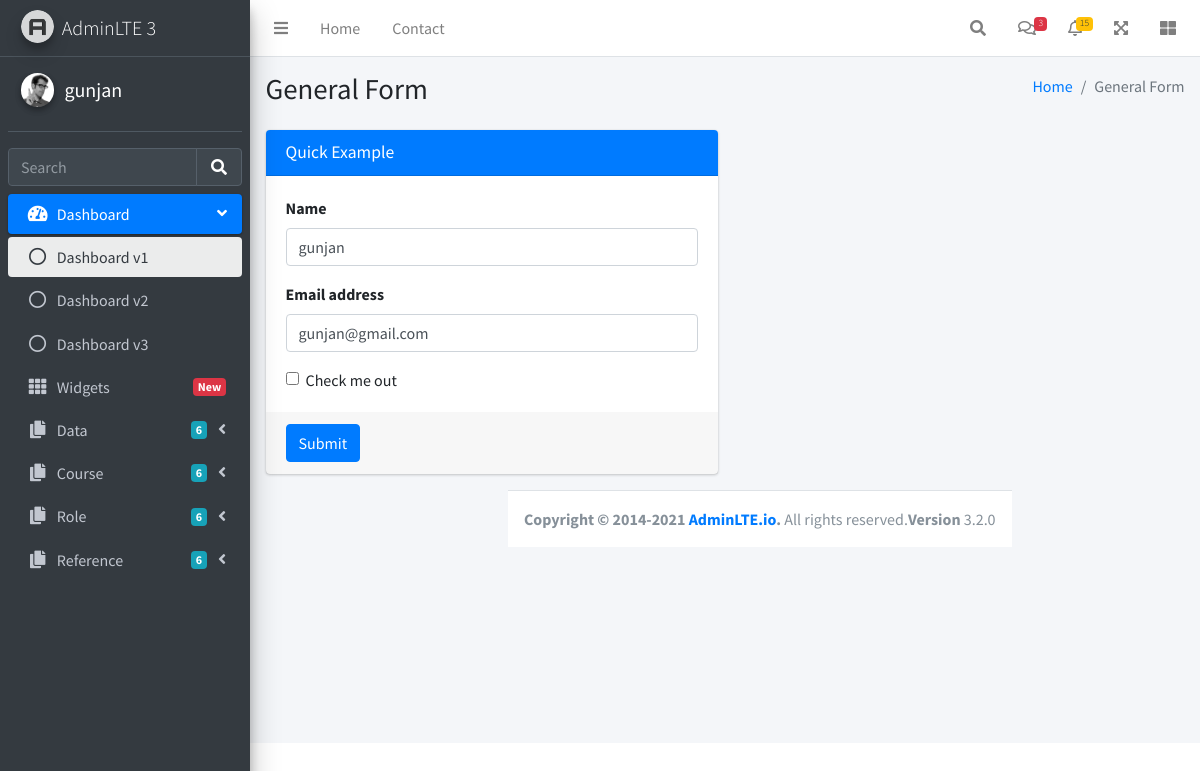
The page /edit/3 (signed in) on the database its author committed.
### adminpanel/models.py (models this page shows)
class regdata(models.Model):
    Name=models.CharField(max_length=100)
    Email=models.CharField(max_length=100)
    Password=models.CharField(max_length=100)
    C_password=models.CharField(max_length=100)

### adminpanel/views.py (the view)
# urls.py: path('edit/<int:id>',editdata),
def editdata(request,id):
    e=request.session['name']
    edit=regdata.objects.get(id=id)
    if request.method=="POST":
        name=request.POST['name']
        email=request.POST['email']
        edit.Name=name
        edit.Email=email
        edit.save()
    return render(request,'editdata.html',{'edit':edit,'e':e})

### adminpanel/templates/editdata.html (shortened to what this page needs)
{% load static %}
<!DOCTYPE html>
<html lang="en">
<head>
  <link rel="stylesheet" href="{% static '/css/all.min.css' %}">
  <link rel="stylesheet" href="https://code.ionicframework.com/ionicons/2.0.1/css/ionicons.min.css">
  <link rel="stylesheet" href="{% static '/css/tempusdominus-bootstrap-4.min.css' %}">
  <link rel="stylesheet" href="{% static '/css/icheck-bootstrap.min.css' %}">
  <link rel="stylesheet" href="{% static '/css/jqvmap.min.css' %}">
  <link rel="stylesheet" href="{% static '/css/adminlte.min.css' %}">
  <link rel="stylesheet" href="{% static '/css/overlayScrollbars.min.css' %}">
  <link rel="stylesheet" href="{% static '/css/daterangepicker.css' %}">
  <link rel="stylesheet" href="{% static '/css/summernote-bs4.min.css' %}">
</head>
<body>
    <body class="hold-transition sidebar-mini layout-fixed">
        <div class="wrapper">
          <nav class="main-header navbar navbar-expand navbar-white navbar-light">
            <ul class="navbar-nav">
              <li class="nav-item">
                <a class="nav-link" data-widget="pushmenu" href="#" role="button"><i class="fas fa-bars"></i></a>
              </li>
              <li class="nav-item d-none d-sm-inline-block">
                <a href="index3.html" class="nav-link">Home</a>
              </li>
              <li class="nav-item d-none d-sm-inline-block">
                <a href="#" class="nav-link">Contact</a>
              </li>
            </ul>
            <ul class="navbar-nav ml-auto">
              <li class="nav-item">
                <a class="nav-link" data-widget="navbar-search" href="#" role="button">
                  <i class="fas fa-search"></i>
                </a>
              </li>
              <li class="nav-item dropdown">
                <a class="nav-link" data-toggle="dropdown" href="#">
                  <i class="far fa-comments"></i>
                  <span class="badge badge-danger navbar-badge">3</span>
                </a>
              </li>
              <li class="nav-item dropdown">
                <a class="nav-link" data-toggle="dropdown" href="#">
                  <i class="far fa-bell"></i>
                  <span class="badge badge-warning navbar-badge">15</span>
                </a>
              </li>
              <li class="nav-item">
                <a class="nav-link" data-widget="fullscreen" href="#" role="button">
                  <i class="fas fa-expand-arrows-alt"></i>
                </a>
              </li>
              <li class="nav-item">
                <a class="nav-link" data-widget="control-sidebar" data-controlsidebar-slide="true" href="#" role="button">
                  <i class="fas fa-th-large"></i>
                </a>
              </li>
            </ul>
          </nav>
          <aside class="main-sidebar sidebar-dark-primary elevation-4">
            <a href="index3.html" class="brand-link">
              <img src="dist/img/AdminLTELogo.png" alt="AdminLTE Logo" class="brand-image img-circle elevation-3" style="opacity: .8">
              <span class="brand-text font-weight-light">AdminLTE 3</span>
            </a>
            <div class="sidebar">
              <div class="user-panel mt-3 pb-3 mb-3 d-flex">
                <div class="image">
                  <img src="dist/img/user2-160x160.jpg" class="img-circle elevation-2" alt="User Image">
                </div>
                <div class="info">
                  <h5 class="text-white">{{e}}</h5>
                </div>
              </div>
              <div class="form-inline">
                <div class="input-group" data-widget="sidebar-search">
                  <input class="form-control form-control-sidebar" type="search" placeholder="Search" aria-label="Search">
                  <div class="input-group-append">
                    <button class="btn btn-sidebar">
                      <i class="fas fa-search fa-fw"></i>
                    </button>
                  </div>
                </div>
              </div>
              <nav class="mt-2">
                <ul class="nav nav-pills nav-sidebar flex-column" data-widget="treeview" role="menu" data-accordion="false">
                  <li class="nav-item menu-open">
                    <a href="#" class="nav-link active">
                      <i class="nav-icon fas fa-tachometer-alt"></i>
                      <p>
                        Dashboard
                        <i class="right fas fa-angle-left"></i>
                      </p>
                    </a>
                    <ul class="nav nav-treeview">
                      <li class="nav-item">
                        <a href="./index.html" class="nav-link active">
                          <i class="far fa-circle nav-icon"></i>
                          <p>Dashboard v1</p>
                        </a>
                      </li>
                      <li class="nav-item">
                        <a href="./index2.html" class="nav-link">
                          <i class="far fa-circle nav-icon"></i>
                          <p>Dashboard v2</p>
                        </a>
                      </li>
                      <li class="nav-item">
                        <a href="./index3.html" class="nav-link">
                          <i class="far fa-circle nav-icon"></i>
                          <p>Dashboard v3</p>
                        </a>
                      </li>
                    </ul>
                  </li>
                  <li class="nav-item">
                    <a href="pages/widgets.html" class="nav-link">
                      <i class="nav-icon fas fa-th"></i>
                      <p>
                        Widgets
                        <span class="right badge badge-danger">New</span>
                      </p>
                    </a>
                  </li>
                  <li class="nav-item">
                    <a href="#" class="nav-link">
                      <i class="nav-icon fas fa-copy"></i>
                      <p>
                        Data
                        <i class="fas fa-angle-left right"></i>
                        <span class="badge badge-info right">6</span>
                      </p>
                    </a>
                  </li>
                  <li class="nav-item">
                    <a href="#" class="nav-link">
                      <i class="nav-icon fas fa-copy"></i>
                      <p>
                        Course
                        <i class="fas fa-angle-left right"></i>
                        <span class="badge badge-info right">6</span>
                      </p>
                    </a>
                  </li>
                  <li class="nav-item">
                    <a href="#" class="nav-link">
                      <i class="nav-icon fas fa-copy"></i>
                      <p>
                        Role
                        <i class="fas fa-angle-left right"></i>
                        <span class="badge badge-info right">6</span>
                      </p>
                    </a>
                  </li>
                  <li class="nav-item">
                    <a href="#" class="nav-link">
                      <i class="nav-icon fas fa-copy"></i>
                      <p>
                        Reference
                        <i class="fas fa-angle-left right"></i>
                        <span class="badge badge-info right">6</span>
                      </p>
                    </a>
                  </li>
                </ul>
              </nav>
            </div>
          </aside>
  <div class="content-wrapper">
    <section class="content-header">
      <div class="container-fluid">
        <div class="row mb-2">
          <div class="col-sm-6">
            <h1>General Form</h1>
          </div>
          <div class="col-sm-6">
            <ol class="breadcrumb float-sm-right">
              <li class="breadcrumb-item"><a href="#">Home</a></li>
              <li class="breadcrumb-item active">General Form</li>
            </ol>
          </div>
        </div>
      </div>
    </section>
    <section class="content">
      <div class="container-fluid">
        <div class="row">
          <div class="col-md-6">
            <div class="card card-primary">
              <div class="card-header">
                <h3 class="card-title">Quick Example</h3>
              </div>
              <form action="" method="post">
                <div class="card-body">
                    <div class="form-group">
                        <label for="exampleInputEmail1">Name</label>
                        <input type="text" class="form-control" id="exampleInputEmail1" placeholder="Enter name" name="name" value={{edit.Name}}>
                      </div>
                  <div class="form-group">
                    <label for="exampleInputEmail1">Email address</label>
                    <input type="email" class="form-control" id="exampleInputEmail1" placeholder="Enter email" name="email" value={{edit.Email}}>
                  </div>
                  <div class="form-check">
                    <input type="checkbox" class="form-check-input" id="exampleCheck1">
                    <label class="form-check-label" for="exampleCheck1">Check me out</label>
                  </div>
                </div>
                <div class="card-footer">
                  <button type="submit" class="btn btn-primary">Submit</button>
                </div>
              </form>
            </div>
  </div>
  <footer class="main-footer">
    <div class="float-right d-none d-sm-block">
      <b>Version</b> 3.2.0
    </div>
    <strong>Copyright &copy; 2014-2021 <a href="https://adminlte.io">AdminLTE.io</a>.</strong> All rights reserved.
  </footer>
</div>
</body>
</html>

### rows shown on the page
regdata: Name "gunjan", name "gunjan", email "gunjan@gmail.com"
